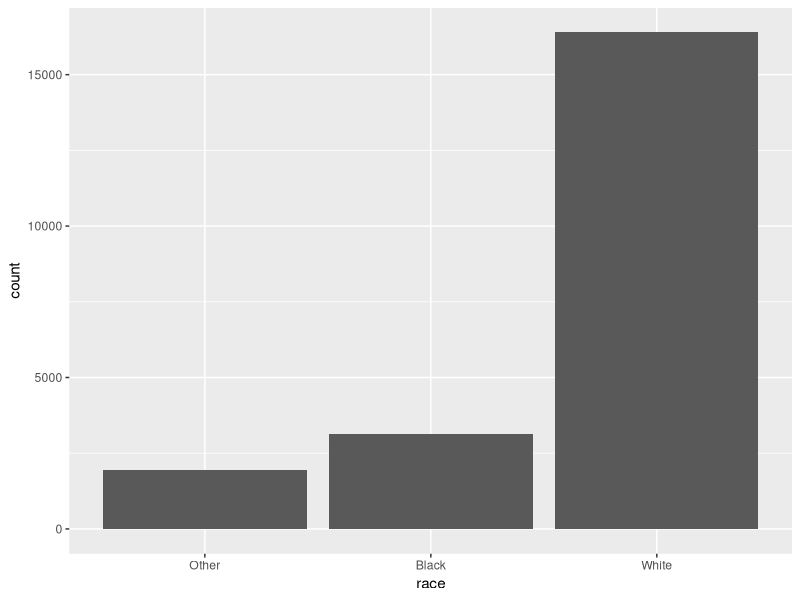
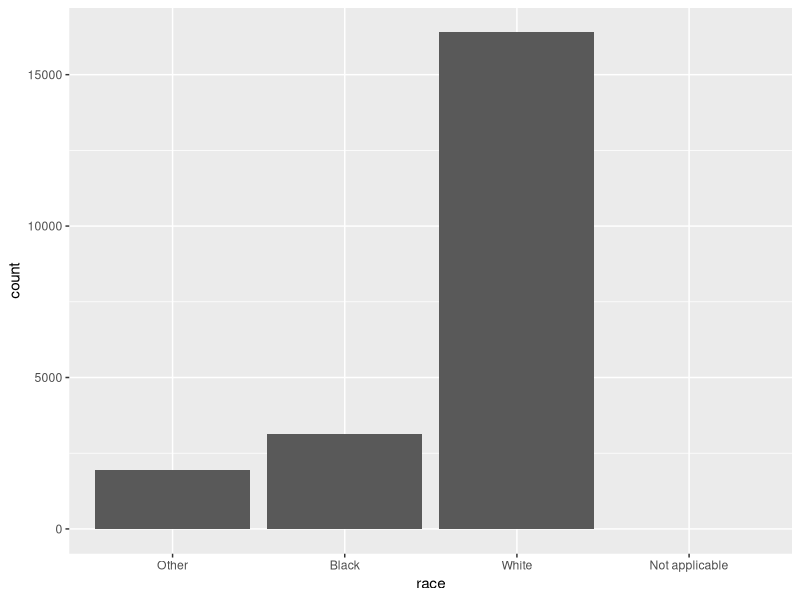
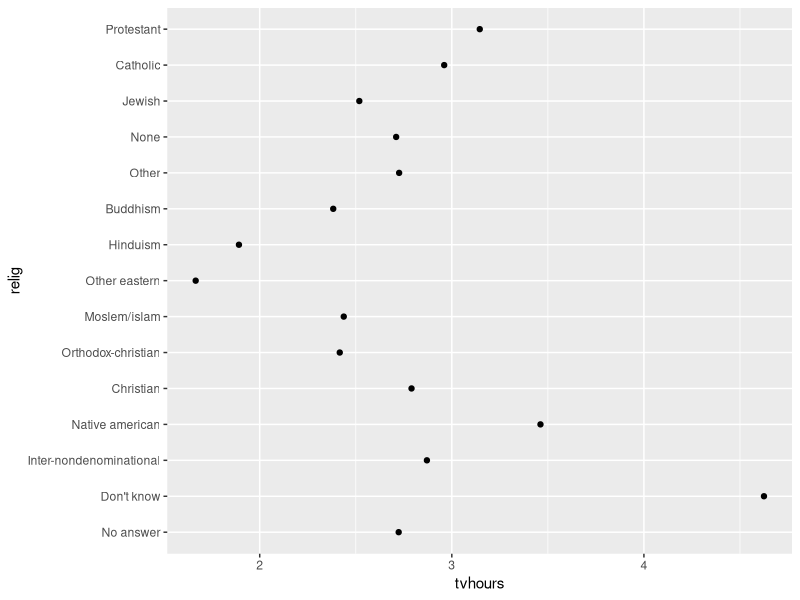
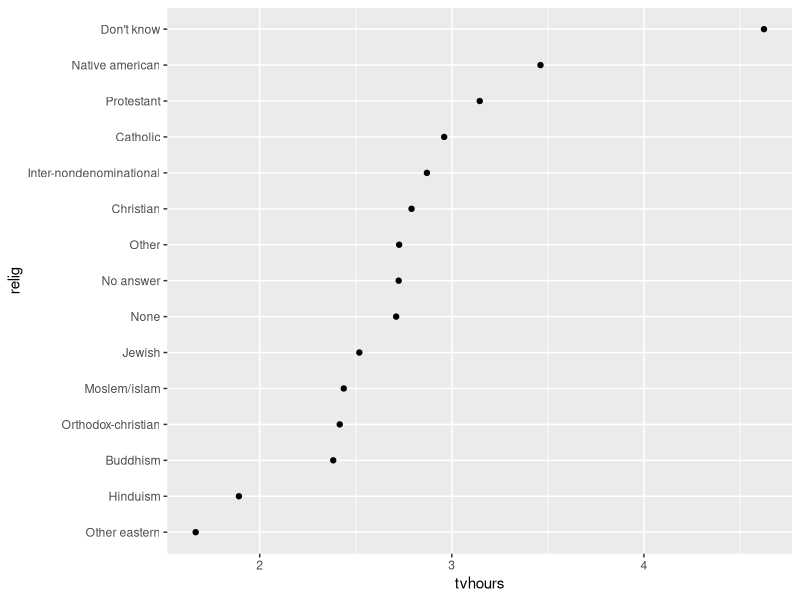
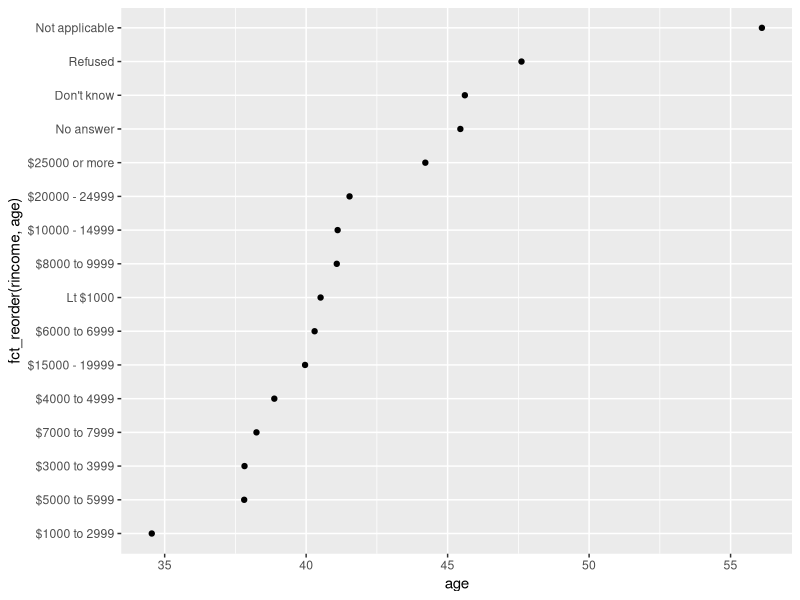
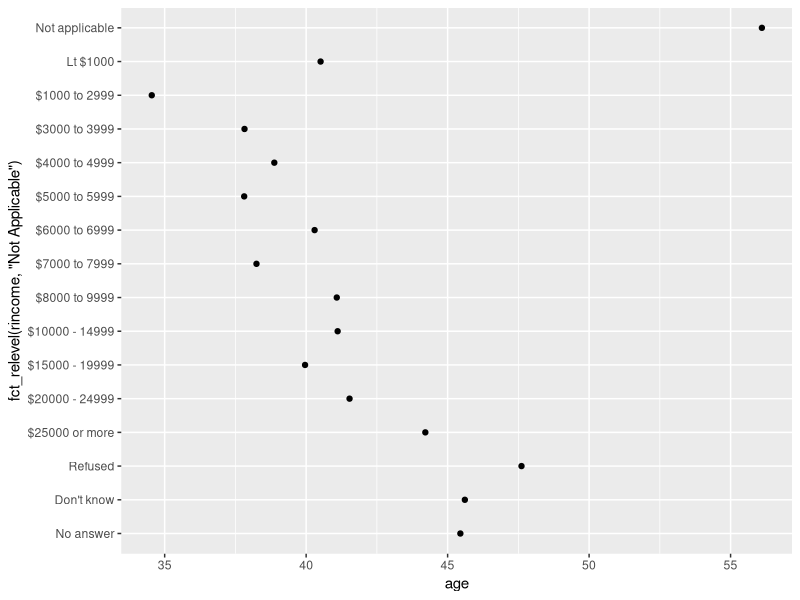
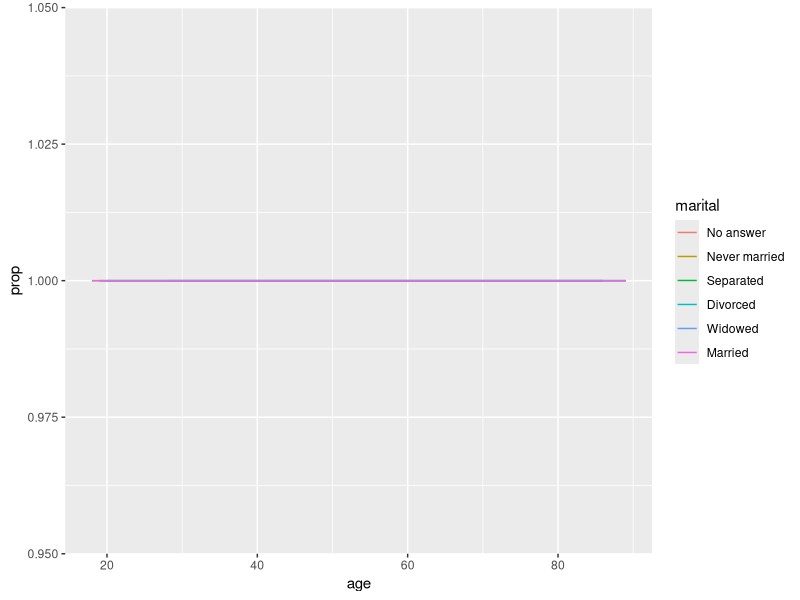
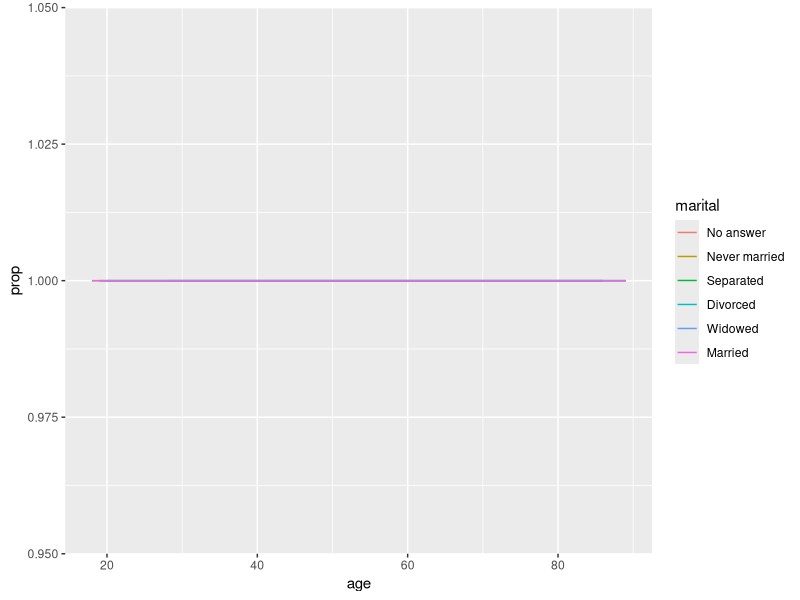

Here is the R script that generated these plots, in order:
## ---- chunk 1
##Library Load

library(tidyverse)
library(forcats)
library(readr)
## ---- chunk 2
x1 <- c("Dec", "Apr", "Jan", "Mar")
## ---- chunk 3
x2 <- c("Dec", "Apr", "Jam", "Mar")
## ---- chunk 4
month_levels <- c(
  "Jan", "Feb", "Mar", "Apr", "May", "Jun",
  "Jul", "Aug", "Sep", "Oct", "Nov", "Dec"
)
## ---- chunk 5
y1 <- factor(x1, levels = month_levels)

y1

sort(y1)
## ---- chunk 6
y2 <- factor(x2, levels = month_levels)

y2
## ---- chunk 7
y2 <- parse_factor(x2, levels = month_levels)
## ---- chunk 8
factor(x1)
## ---- chunk 9
f1 <- factor(x1, levels = unique(x1))
f1

f2 <- x1 %>%
  factor() %>%
  fct_inorder()
## ---- chunk 10
levels(f2)
## ---- chunk 11
gss_cat
## ---- chunk 12
gss_cat %>%
  count(race)
## ---- chunk 13
ggplot(gss_cat,aes(race)) +
  geom_bar()
## ---- chunk 14
ggplot(gss_cat, aes(race)) +
  geom_bar() +
  scale_x_discrete(drop = FALSE)
## ---- chunk 15
relig <- gss_cat %>%
  group_by(relig) %>%
  summarize(
    age = mean(age, na.rm = TRUE),
    tvhours = mean(tvhours, na.rm = TRUE),
    n=n()
  )

ggplot(relig, aes(tvhours, relig)) +
  geom_point()
## ---- chunk 16
relig %>%
  mutate(relig = fct_reorder(relig, tvhours)) %>%
  ggplot(aes(tvhours,relig)) +
    geom_point()
## ---- chunk 17
rincome <- gss_cat %>%
  group_by(rincome) %>%
  summarize(
    age = mean(age, na.rm = TRUE),
    tvhours = mean(tvhours, na.rm = TRUE),
    n=n()
  )

ggplot(
  rincome,
  aes(age, fct_reorder(rincome,age))
) + geom_point()
## ---- chunk 18
ggplot(
  rincome,
  aes(age, fct_relevel(rincome,"Not Applicable"))
) + 
  geom_point()
## ---- chunk 19
by_age <- gss_cat %>%
  filter(!is.na(age)) %>%
  group_by(age, marital) %>%
  count()%>%
  mutate(prop = n / sum(n))

ggplot(by_age, aes(age, prop, color = marital)) +
  geom_line(na.rm = TRUE)

ggplot(
  by_age,
  aes(age, prop, color = fct_reorder2(marital, age, prop))
) +
  geom_line() +
  labs(color = "marital")
## ---- chunk 20
gss_cat%>%
  mutate(marital = marital%>%
           fct_infreq()%>%
           fct_rev())%>%
  ggplot(aes(marital)) +
    geom_bar()
## ---- chunk 21
gss_cat %>%
  count(partyid)
## ---- chunk 22
gss_cat %>%
  mutate(partyid = fct_recode(partyid,
                              "Republican, strong"    = "Strong republican",
                              "Republican, weak"      = "Not str republican",
                              "Independent, near rep" = "Ind,near rep",
                              "Independent, near dem" = "Ind,near dem",
                              "Democrat, weak"        = "Not str democrat",
                              "Democrat, strong"      = "Strong democrat"
                              )) %>%
  count(partyid)
## ---- chunk 23
gss_cat %>%
  mutate(partyid = fct_recode(partyid,
                              "Republican, strong"    = "Strong republican",
                              "Republican, weak"      = "Not str republican",
                              "Independent, near rep" = "Ind,near rep",
                              "Independent, near dem" = "Ind,near dem",
                              "Democrat, weak"        = "Not str democrat",
                              "Democrat, strong"      = "Strong democrat",
                              "Other"                 = "No Answer",
                              "Other"                 = "Don't Know",
                              "Other"                 = "Other party"
                              )) %>%
  count(partyid)
## ---- chunk 24
gss_cat %>%
  mutate(partyid = fct_collapse(partyid,
                                other = c("No Answer", "Don't know", "Other party"),
                                rep = c("Strong republican", "Not str republican"),
                                ind = c("Ind,near rep", "Independent", "Ind,near dem"),
                                dem = c("Not str democrat", "Strong democrat")
                                )) %>%
  count(partyid)
## ---- chunk 25
gss_cat %>%
  mutate(relig = fct_lump(relig)) %>%
  count(relig)
## ---- chunk 26
gss_cat %>%
  mutate(relig = fct_lump(relig, n =10)) %>%
  count(relig, sort = TRUE) %>%
  print(n =Inf)
